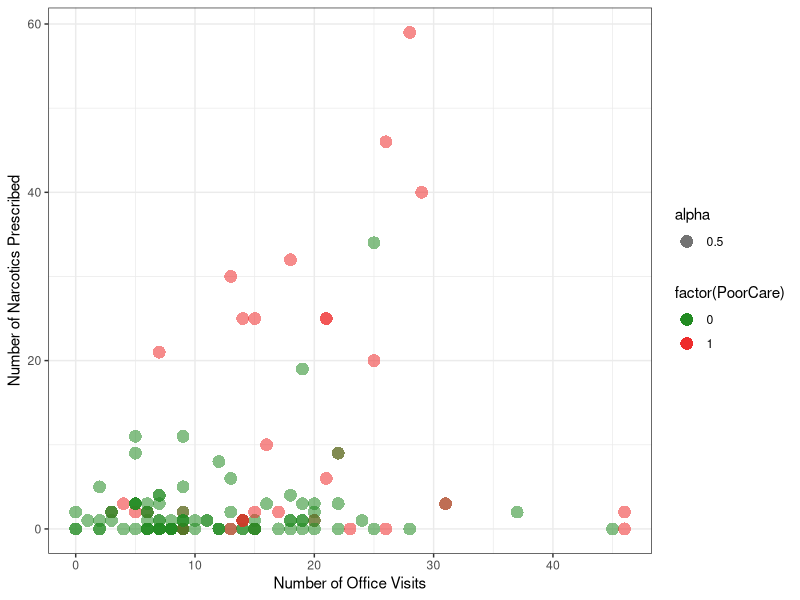
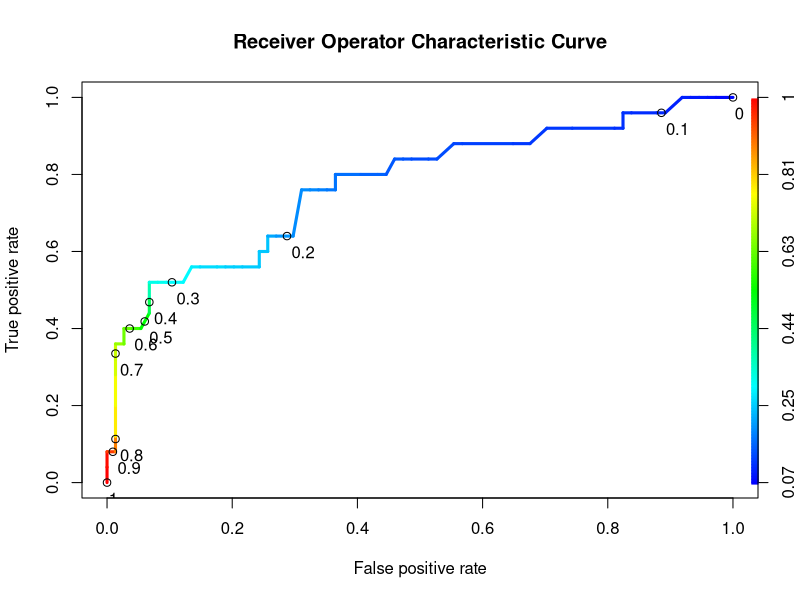

R code for these plots, in order:
library("dplyr")
library("magrittr")
library("ggplot2")

library("caTools")
library("ROCR")
quality <- read.csv("quality.csv")

str(quality)
# mycolors <- c("blue2", "red2")
mycolors <- c("forestgreen", "firebrick2")
ggplot(data = quality, aes(x = OfficeVisits, y = Narcotics)) + theme_bw() + 
  scale_colour_manual(values = mycolors) +
  xlab("Number of Office Visits") + 
  ylab("Number of Narcotics Prescribed") + 
  geom_point(aes(col = factor(PoorCare), alpha = 0.5), pch = 16, size = 4.0)

tmp <- table(quality$PoorCare)
tmp
# for Reproducibility
set.seed(88)
split <- sample.split(quality$PoorCare, SplitRatio = 0.75)
qualityTrain <- subset(quality, split == TRUE)

qualityTest <- subset(quality, split == FALSE)
QualityLog <- glm(PoorCare ~ OfficeVisits + Narcotics, data = qualityTrain, family = binomial)
summary(QualityLog)
predictTrain <- predict(QualityLog, type="response")
summary(predictTrain)
tapply(predictTrain, qualityTrain$PoorCare, mean)
tmp <- table(qualityTrain$PoorCare, predictTrain > 0.5)
tmp
tmp <- table(qualityTrain$PoorCare, predictTrain > 0.7)
tmp
tmp <- table(qualityTrain$PoorCare, predictTrain > 0.2)
tmp

# Prediction function
ROCRpred <- prediction(predictTrain, qualityTrain$PoorCare)

# Performance function
ROCRperf <- performance(ROCRpred, "tpr", "fpr")

# Plot ROC curve
# plot(ROCRperf, main = "Receiver Operator Characteristic Curve", lwd = 3)

# Add colors
# plot(ROCRperf, main = "Receiver Operator Characteristic Curve", lwd = 3, colorize = TRUE)

# Add threshold labels 
plot(ROCRperf, main = "Receiver Operator Characteristic Curve", lwd = 3, colorize = TRUE, 
     print.cutoffs.at=seq(0,1,by=0.1), text.adj=c(-0.2,1.7))

predictTest <- predict(QualityLog, type = "response", newdata = qualityTest)
ROCRpredTest <- prediction(predictTest, qualityTest$PoorCare)
auc <- as.numeric(performance(ROCRpredTest, "auc")@y.values)

tmp <- table(qualityTest$PoorCare, predictTest > 0.3)
tmp 
